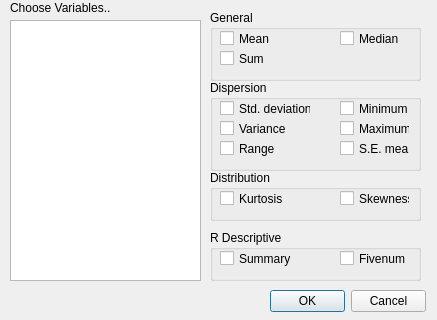
<?xml version="1.0" encoding="UTF-8"?>
<ui version="4.0">
 <class>DescriptiveStat</class>
 <widget class="QDialog" name="DescriptiveStat">
  <property name="geometry">
   <rect>
    <x>0</x>
    <y>0</y>
    <width>437</width>
    <height>320</height>
   </rect>
  </property>
  <property name="windowTitle">
   <string>Descriptive Statistics</string>
  </property>
  <widget class="QListWidget" name="listWidget">
   <property name="geometry">
    <rect>
     <x>10</x>
     <y>20</y>
     <width>191</width>
     <height>261</height>
    </rect>
   </property>
   <property name="selectionMode">
    <enum>QAbstractItemView::MultiSelection</enum>
   </property>
  </widget>
  <widget class="QLabel" name="label">
   <property name="geometry">
    <rect>
     <x>10</x>
     <y>0</y>
     <width>101</width>
     <height>16</height>
    </rect>
   </property>
   <property name="text">
    <string>Choose Variables...</string>
   </property>
  </widget>
  <widget class="QGroupBox" name="groupBox">
   <property name="geometry">
    <rect>
     <x>210</x>
     <y>80</y>
     <width>211</width>
     <height>91</height>
    </rect>
   </property>
   <property name="title">
    <string>Dispersion</string>
   </property>
   <widget class="QCheckBox" name="checkBoxSdev">
    <property name="geometry">
     <rect>
      <x>10</x>
      <y>20</y>
      <width>91</width>
      <height>17</height>
     </rect>
    </property>
    <property name="text">
     <string>Std. deviation</string>
    </property>
   </widget>
   <widget class="QCheckBox" name="checkBoxVariance">
    <property name="geometry">
     <rect>
      <x>10</x>
      <y>40</y>
      <width>70</width>
      <height>17</height>
     </rect>
    </property>
    <property name="text">
     <string>Variance</string>
    </property>
   </widget>
   <widget class="QCheckBox" name="checkBoxRange">
    <property name="geometry">
     <rect>
      <x>10</x>
      <y>60</y>
      <width>70</width>
      <height>17</height>
     </rect>
    </property>
    <property name="text">
     <string>Range</string>
    </property>
   </widget>
   <widget class="QCheckBox" name="checkBoxSEMean">
    <property name="geometry">
     <rect>
      <x>130</x>
      <y>60</y>
      <width>70</width>
      <height>17</height>
     </rect>
    </property>
    <property name="text">
     <string>S.E. mean</string>
    </property>
   </widget>
   <widget class="QCheckBox" name="checkBoxMaximum">
    <property name="geometry">
     <rect>
      <x>130</x>
      <y>40</y>
      <width>70</width>
      <height>17</height>
     </rect>
    </property>
    <property name="text">
     <string>Maximum</string>
    </property>
   </widget>
   <widget class="QCheckBox" name="checkBoxMinimum">
    <property name="geometry">
     <rect>
      <x>130</x>
      <y>20</y>
      <width>70</width>
      <height>17</height>
     </rect>
    </property>
    <property name="text">
     <string>Minimum</string>
    </property>
   </widget>
  </widget>
  <widget class="QGroupBox" name="groupBox_2">
   <property name="geometry">
    <rect>
     <x>210</x>
     <y>170</y>
     <width>211</width>
     <height>51</height>
    </rect>
   </property>
   <property name="title">
    <string>Distribution</string>
   </property>
   <widget class="QCheckBox" name="checkBoxKurtosis">
    <property name="geometry">
     <rect>
      <x>10</x>
      <y>20</y>
      <width>91</width>
      <height>17</height>
     </rect>
    </property>
    <property name="text">
     <string>Kurtosis </string>
    </property>
   </widget>
   <widget class="QCheckBox" name="checkBoxSkewness">
    <property name="geometry">
     <rect>
      <x>130</x>
      <y>20</y>
      <width>70</width>
      <height>17</height>
     </rect>
    </property>
    <property name="text">
     <string>Skewness</string>
    </property>
   </widget>
  </widget>
  <widget class="QGroupBox" name="groupBox_3">
   <property name="geometry">
    <rect>
     <x>210</x>
     <y>10</y>
     <width>211</width>
     <height>71</height>
    </rect>
   </property>
   <property name="title">
    <string>General</string>
   </property>
   <widget class="QCheckBox" name="checkBoxMean">
    <property name="geometry">
     <rect>
      <x>10</x>
      <y>20</y>
      <width>70</width>
      <height>17</height>
     </rect>
    </property>
    <property name="text">
     <string>Mean</string>
    </property>
   </widget>
   <widget class="QCheckBox" name="checkBoxMedian">
    <property name="geometry">
     <rect>
      <x>130</x>
      <y>20</y>
      <width>70</width>
      <height>17</height>
     </rect>
    </property>
    <property name="text">
     <string>Median</string>
    </property>
   </widget>
   <widget class="QCheckBox" name="checkBoxSum">
    <property name="geometry">
     <rect>
      <x>10</x>
      <y>40</y>
      <width>70</width>
      <height>17</height>
     </rect>
    </property>
    <property name="text">
     <string>Sum</string>
    </property>
   </widget>
  </widget>
  <widget class="QGroupBox" name="groupBox_4">
   <property name="geometry">
    <rect>
     <x>210</x>
     <y>230</y>
     <width>211</width>
     <height>51</height>
    </rect>
   </property>
   <property name="title">
    <string>R Descriptive</string>
   </property>
   <widget class="QCheckBox" name="checkBoxSummary">
    <property name="geometry">
     <rect>
      <x>10</x>
      <y>20</y>
      <width>91</width>
      <height>17</height>
     </rect>
    </property>
    <property name="text">
     <string>Summary</string>
    </property>
   </widget>
   <widget class="QCheckBox" name="checkBoxFivenum">
    <property name="geometry">
     <rect>
      <x>130</x>
      <y>20</y>
      <width>70</width>
      <height>17</height>
     </rect>
    </property>
    <property name="text">
     <string>Fivenum</string>
    </property>
   </widget>
  </widget>
  <widget class="QDialogButtonBox" name="buttonBox">
   <property name="geometry">
    <rect>
     <x>270</x>
     <y>290</y>
     <width>156</width>
     <height>23</height>
    </rect>
   </property>
   <property name="standardButtons">
    <set>QDialogButtonBox::Cancel|QDialogButtonBox::Ok</set>
   </property>
  </widget>
 </widget>
 <resources/>
 <connections/>
</ui>
